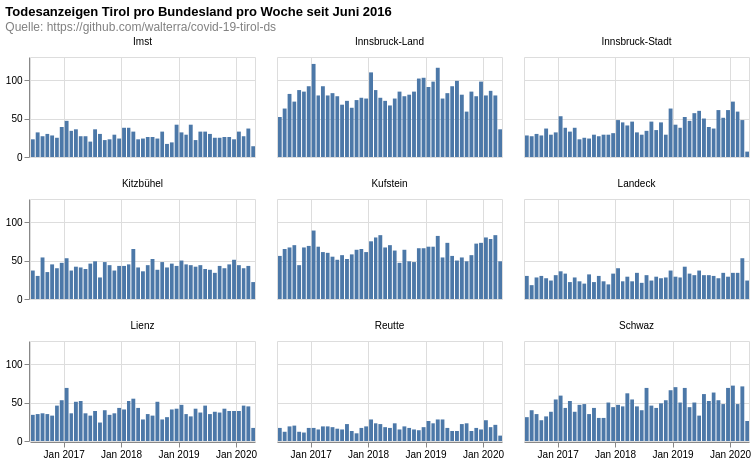

This figure's Vega-Lite source:
### Vega-Lite specification from a JSON file in a GitHub repository (floating-point values rounded to 4 significant figures; data arrays with more than 128 entries replaced by an {"elided": "..."} marker saying what was removed)
{"$schema": "https://vega.github.io/schema/vega-lite/v4.8.1.json", "columns": 3, "config": {"view": {"continuousHeight": 300, "continuousWidth": 400}}, "data": {"name": "data-cb005741ab3c64fd0d3033b33ad67719"}, "datasets": {"data-cb005741ab3c64fd0d3033b33ad67719": {"elided": "9143 records"}}, "facet": {"field": "district", "title": null, "type": "nominal"}, "spec": {"layer": [{"encoding": {"tooltip": [{"field": "date", "timeUnit": "yearmonth", "type": "temporal"}, {"aggregate": "sum", "field": "count", "type": "quantitative"}], "x": {"field": "date", "timeUnit": "yearmonth", "title": null, "type": "temporal"}, "y": {"aggregate": "sum", "field": "count", "title": null, "type": "quantitative"}}, "height": 100, "mark": "bar", "width": 225}]}, "title": {"color": "black", "subtitle": ["Quelle: https://github.com/walterra/covid-19-tirol-ds"], "subtitleColor": "gray", "text": ["Todesanzeigen Tirol pro Bundesland pro Woche seit Juni 2016"]}}
